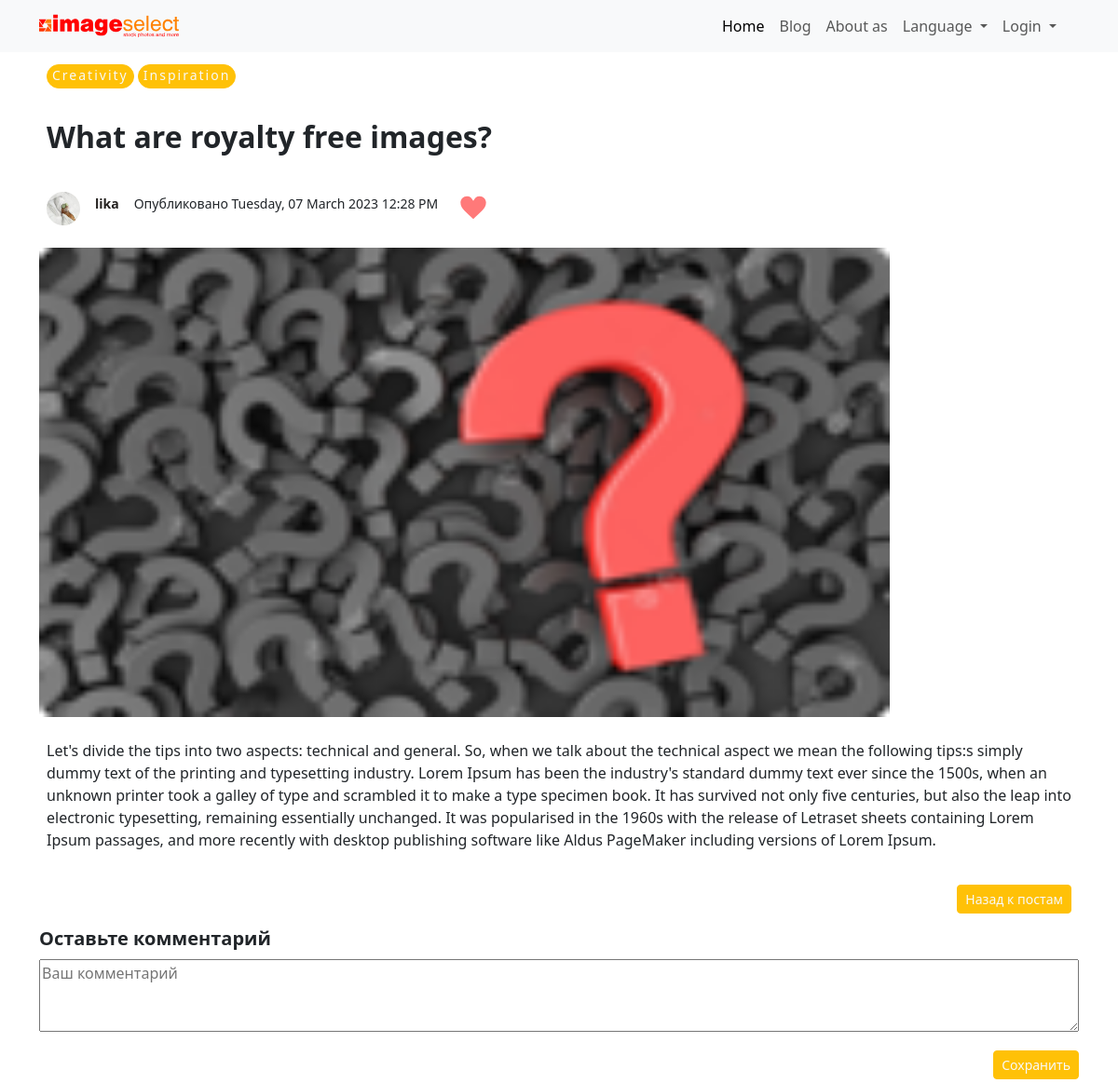
/post/1, run on the app's committed database.
### flask_blog_portfolio/models.py (models this page shows, shortened)
class Hashtag(db.Model):
    id = db.Column(db.Integer, primary_key=True)
    name = db.Column(db.String(50), unique=True, nullable=False)

class Post(db.Model):
    id = db.Column(db.Integer, primary_key=True)
    title = db.Column(db.String(100), nullable=False)
    date_posted = db.Column(db.DateTime, nullable=False, default=datetime.utcnow)
    update_post = db.Column(db.DateTime, nullable=False, default=datetime.utcnow)
    content = db.Column(db.Text, nullable=False)
    user_id = db.Column(db.Integer, db.ForeignKey('user.id'), nullable=False)
    image_file = db.Column(db.String(20), nullable=False, default='default.png')
    category_id = db.Column(db.Integer, db.ForeignKey('category.id'), nullable=False)
    hashtags = db.relationship('Hashtag', secondary=hashtag_posts, backref=db.backref('posts', lazy='dynamic'))
    comments = db.relationship('Comment', backref='title', lazy='select', cascade='all, delete-orphan')

class User(db.Model, UserMixin):
    id = db.Column(db.Integer, primary_key=True)
    username = db.Column(db.String(20), unique=True, nullable=False)
    email = db.Column(db.String(120), unique=True, nullable=False)
    image_file = db.Column(db.String(20), nullable=False, default='default.png')
    password = db.Column(db.String(60), nullable=False)
    post = db.relationship('Post', backref='author', lazy=True)

### flask_blog_portfolio/posts/routes.py (the view)
@posts.route("/post/<int:post_id>", methods=['GET', 'POST'])
def post(post_id):
    post = Post.query.get_or_404(post_id)
    like_form = LikeForm()
    like_count = Like.query.filter_by(post_id=post_id).count()
    form = CommentForm()
    if form.validate_on_submit():
        comment = Comment(body=form.comment.data, post_id=post_id, username=current_user.username)
        db.session.add(comment)
        db.session.commit()
        flash('Ваш комментарий добавлен!', 'success')
        return redirect(f'/post/{post_id}')
    return render_template('post.html', title=post.title, post=post, form=form, like_form=like_form,
                           like_count=like_count)

### flask_blog_portfolio/posts/forms.py
class LikeForm(FlaskForm):
    submit = SubmitField('Создать')

class CommentForm(FlaskForm):
    comment = StringField('Комментарий', validators=[DataRequired()])

### flask_blog_portfolio/templates/post.html (shortened to what this page needs)
{% extends "layout.html" %}
{% block body %}
<section>
    <div class="container">
        <div class="d-flex flex-row mb-3">
            <div class="p-2">
                {% for tag in post.hashtags %}
                <span class="btn btn-warning text-light post_tag">{{ tag.name}}</span>
                {% endfor %}
            </div>
        </div>
        <div class="d-flex flex-row mb-3">
            <div class="p-2"><h4 class="post_title">{{ post.title }}</h4></div>
        </div>
        <div class="d-flex flex-row mb-3">
            <div class="p-2"><img class="post_author"
                                  src="{{ url_for('static', filename='profile_pics/' + post.author.image_file) }}">
            </div>
            <div class="p-2"><a class="post_author_name"
                                href="{{ url_for('users.user_posts', username=post.author.username) }}"
                                style="margin: 0 auto">{{ post.author.username }}</a></div>
            <div class="p-2"><small>Опубликовано {{ post.date_posted.strftime('%A, %d %B %Y %I:%M %p') }}</small></div>
            <div class="p-2">
                <form action="{{ url_for('posts.like_post', post_id=post.id) }}" method="post">
                    <button type="submit"
                            style="border: none; background-color: #FFFFFF;">
                        <img style="width: 32px;" src="{{ url_for('static', filename='image/like.svg') }}" alt="...">
                    </button>
                </form>
            </div>
        </div>
        {% if post.image_file != 'default.png' %}
        <div class="d-flex flex-row mb-3">
            <img class="post_img" src="{{ url_for('static', filename='profile_pics/' + post.image_file) }}">
        </div>
        {% endif %}
        <div class="d-flex flex-row mb-3">
            <div class="p-2">{{ post.content }}</div>
        </div>
        <div class="d-flex flex-row flex-row-reverse">
            <div class="p-2">
                <div class="card-footer" style="font-size: 20px;"><a class="btn btn-warning text-light btn-sm mt-1 mb-1"
                                                                     href="{{url_for('posts.allpost') }}">Назад к
                    постам</a>
                </div>
            </div>
        </div>
        <div id="content">
            <h2 class="post_title_comment">Оставьте комментарий</h2>
            <form action="" method="post">
                <div class="form_settings">
                    <div class="d-flex flex-row mb-3">
                        <textarea class="post_comment_textarea" placeholder="Ваш комментарий" name="comment"
                                  rows="3"></textarea>
                    </div>
                    <div class="d-flex flex-row flex-row-reverse">
                        <input class="btn btn-warning text-light btn-sm mt-1 mb-1" type="submit" name="submit"
                               value="Сохранить">
                    </div>
                </div>
            </form>
        </div>
    </div>
</section>
{% endblock %}

### flask_blog_portfolio/static/css/main.css (style rules this page uses)
html { font-family: 'Montserrat', sans-serif;; }
a { text-decoration: none; color: inherit; }
section, .padding_menu { padding-top: 60px; }
.post_tag { font-size: 14px; padding: 0px 5px 3px; border-radius: 15px; letter-spacing: 2px; }
.post_title { font-style: normal; font-weight: 700; font-size: 32px; line-height: 39px; }
.post_author { width: 36px; height: 36px; border-radius: 50%; }
.post_author_name { font-weight: 600; font-size: 14px; line-height: 17px; color: #24211F; }
.post_img { width: 913px; height: 504px; }
.post_title_comment { font-weight: 600; font-size: 20px; line-height: 145%; }
.post_comment_textarea { width: 100%; }

### data on the page
Hashtag: name "Creativity"
Hashtag: name "Inspiration"
Post: title "What are royalty free images?", date_posted "Tuesday, 07 March 2023 12:28 PM", image_file (picture), content "Let's divide the tips into two aspects: technical and general. So, when we talk about the technical aspect we mean the following tips:s simply dummy text of the printing and typesetting industry. Lorem Ipsum has been the industry's standard dummy text ever since the 1500s, when an unknown printer took a galley of type and scrambled it to make a type specimen book. It has survived not only five centuries, but also the leap into electronic typesetting, remaining essentially unchanged. It was popularised in the 1960s with the release of Letraset sheets containing Lorem Ipsum passages, and more recently with desktop publishing software like Aldus PageMaker including versions of Lorem Ipsum."
User: image_file (picture), author.username "lika"
